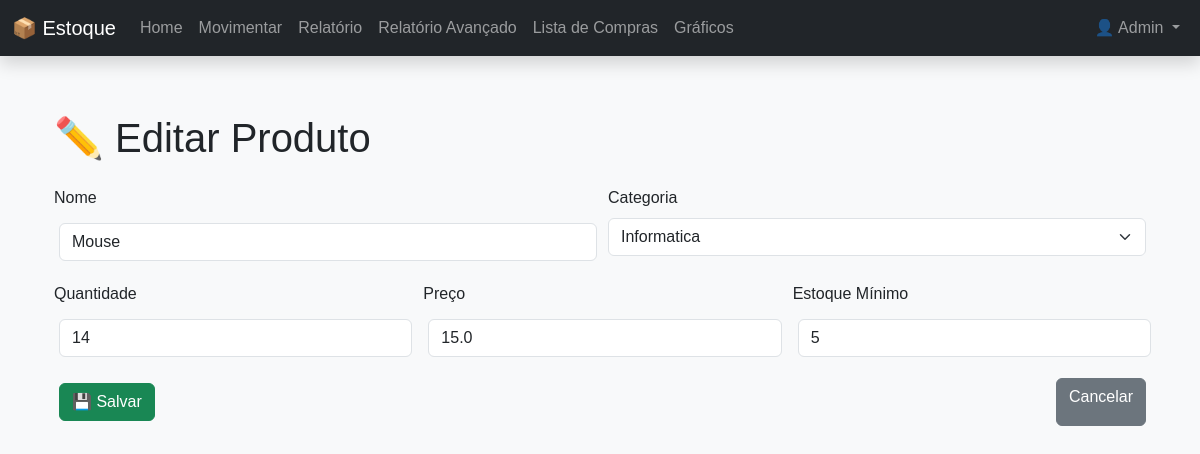
The page /edit/1 (signed in) on the database as committed earlier.
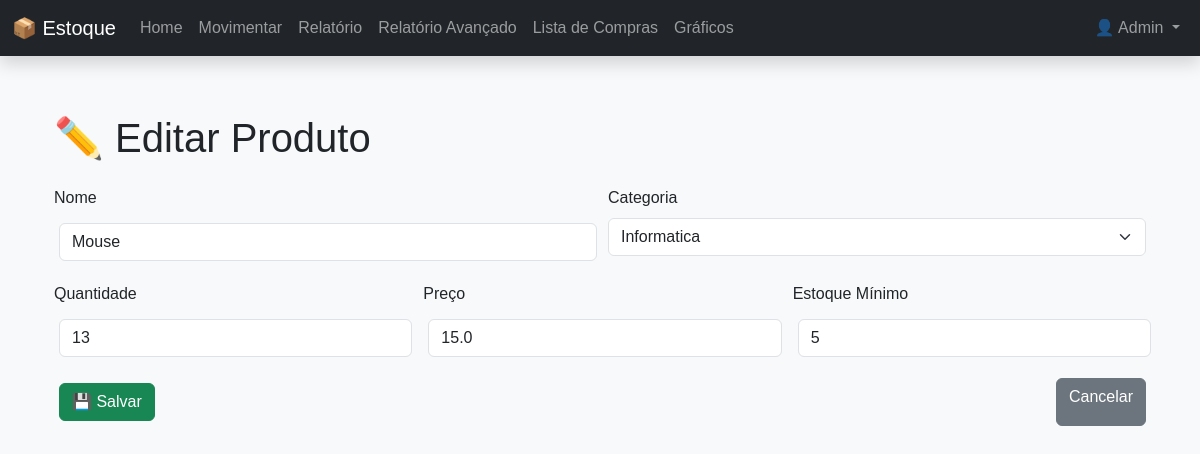
The same page on the database as committed later.
### models.py (models this page shows)
class Produto(db.Model):
    __tablename__ = 'produtos'
    id = db.Column(db.Integer, primary_key=True)
    nome = db.Column(db.String(100), nullable=False)
    quantidade = db.Column(db.Integer, nullable=False)
    preco = db.Column(db.Float, nullable=False)
    estoque_minimo = db.Column(db.Integer, nullable=False, default=0)
    categoria_id = db.Column(db.Integer, db.ForeignKey('categoria.id'), nullable=False)

class Categoria(db.Model):
    id = db.Column(db.Integer, primary_key=True)
    nome = db.Column(db.String(50), nullable=False, unique=True)
    produtos = db.relationship('Produto', backref='categoria', lazy=True)

### app.py (the view)
@app.route('/edit/<int:id>')
@login_required
def edit(id):
    produto = Produto.query.get_or_404(id)
    categorias = Categoria.query.all()
    return render_template('edit.html', produto=produto, categorias=categorias)

### app.py (called while the page is built)
@login_manager.user_loader
def load_user(user_id):
    return Usuario.query.get(int(user_id))

### models.py (called while the page is built)
    @property
    def is_admin(self):
        return self.tipo == 'admin'

### templates/edit.html (shortened to what this page needs)
{% extends 'base.html' %}
{% block content %}
<div class="container mt-4">
  <h1 class="mb-4">✏️ Editar Produto</h1>
  <form action="{{ url_for('update', id=produto.id) }}" method="POST" class="row g-3">
    <div class="col-md-6">
      <label for="nome" class="form-label">Nome</label>
      <input type="text" name="nome" id="nome" class="form-control" value="{{ produto.nome }}" required>
    </div>
    <div class="col-md-6">
      <label for="categoria_id" class="form-label">Categoria</label>
      <select name="categoria_id" id="categoria_id" class="form-select" required>
        {% for cat in categorias %}
          <option value="{{ cat.id }}" {% if produto.categoria_id == cat.id %}selected{% endif %}>{{ cat.nome }}</option>
        {% endfor %}
      </select>
    </div>
    <div class="col-md-4">
      <label for="quantidade" class="form-label">Quantidade</label>
      <input type="number" name="quantidade" id="quantidade" class="form-control" value="{{ produto.quantidade }}" required min="0">
    </div>
    <div class="col-md-4">
      <label for="preco" class="form-label">Preço</label>
      <input type="number" name="preco" id="preco" class="form-control" step="0.01" value="{{ produto.preco }}" required min="0">
    </div>
    <div class="col-md-4">
      <label for="estoque_minimo" class="form-label">Estoque Mínimo</label>
      <input type="number" name="estoque_minimo" id="estoque_minimo" class="form-control" value="{{ produto.estoque_minimo }}" required min="0">
    </div>
    <div class="col-12 d-flex justify-content-between mt-3">
      <button type="submit" class="btn btn-success">💾 Salvar</button>
      <a href="{{ url_for('index') }}" class="btn btn-secondary">Cancelar</a>
    </div>
  </form>
</div>
{% endblock %}

Rows that differ between the two databases and show on the page:
changed Produto "Mouse": quantidade "14" → "13"
